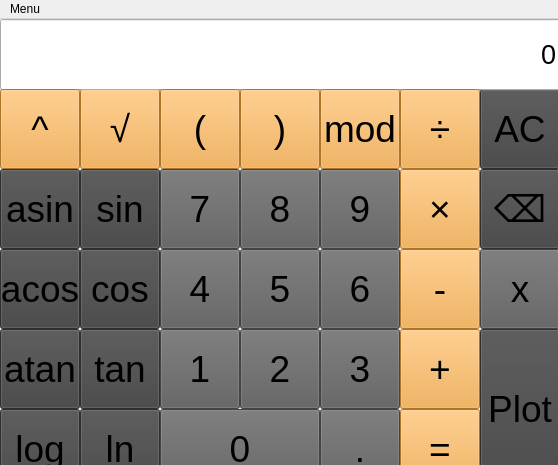
<?xml version="1.0" encoding="UTF-8"?>
<ui version="4.0">
 <class>SCView</class>
 <widget class="QMainWindow" name="SCView">
  <property name="geometry">
   <rect>
    <x>0</x>
    <y>0</y>
    <width>558</width>
    <height>465</height>
   </rect>
  </property>
  <property name="windowTitle">
   <string>SmartCalc_v2.0</string>
  </property>
  <widget class="QWidget" name="centralwidget">
   <widget class="QStackedWidget" name="stackedWidget">
    <property name="geometry">
     <rect>
      <x>-10</x>
      <y>0</y>
      <width>571</width>
      <height>471</height>
     </rect>
    </property>
    <property name="currentIndex">
     <number>0</number>
    </property>
    <widget class="QWidget" name="SmarcCalc">
     <widget class="QPushButton" name="Button_AC">
      <property name="geometry">
       <rect>
        <x>490</x>
        <y>70</y>
        <width>80</width>
        <height>80</height>
       </rect>
      </property>
      <property name="font">
       <font>
        <pointsize>28</pointsize>
       </font>
      </property>
      <property name="styleSheet">
       <string notr="true">background-color: rgb(66, 66, 66)</string>
      </property>
      <property name="text">
       <string>AC</string>
      </property>
      <property name="shortcut">
       <string>Shift+Backspace</string>
      </property>
     </widget>
     <widget class="QPushButton" name="Button_num_7">
      <property name="geometry">
       <rect>
        <x>170</x>
        <y>150</y>
        <width>80</width>
        <height>80</height>
       </rect>
      </property>
      <property name="font">
       <font>
        <pointsize>28</pointsize>
       </font>
      </property>
      <property name="styleSheet">
       <string notr="true">background-color: rgb(94, 94, 95)</string>
      </property>
      <property name="text">
       <string>7</string>
      </property>
      <property name="shortcut">
       <string>7</string>
      </property>
     </widget>
     <widget class="QPushButton" name="Button_x">
      <property name="geometry">
       <rect>
        <x>490</x>
        <y>230</y>
        <width>80</width>
        <height>80</height>
       </rect>
      </property>
      <property name="font">
       <font>
        <pointsize>28</pointsize>
       </font>
      </property>
      <property name="styleSheet">
       <string notr="true">background-color: rgb(94, 94, 95)</string>
      </property>
      <property name="text">
       <string>x</string>
      </property>
      <property name="shortcut">
       <string>X</string>
      </property>
     </widget>
     <widget class="QPushButton" name="Button_ln">
      <property name="geometry">
       <rect>
        <x>90</x>
        <y>390</y>
        <width>80</width>
        <height>80</height>
       </rect>
      </property>
      <property name="font">
       <font>
        <pointsize>28</pointsize>
       </font>
      </property>
      <property name="styleSheet">
       <string notr="true">background-color: rgb(66, 66, 66)</string>
      </property>
      <property name="text">
       <string>ln</string>
      </property>
      <property name="shortcut">
       <string>L</string>
      </property>
     </widget>
     <widget class="QPushButton" name="Button_tan">
      <property name="geometry">
       <rect>
        <x>90</x>
        <y>310</y>
        <width>80</width>
        <height>80</height>
       </rect>
      </property>
      <property name="font">
       <font>
        <pointsize>28</pointsize>
       </font>
      </property>
      <property name="styleSheet">
       <string notr="true">background-color: rgb(66, 66, 66)</string>
      </property>
      <property name="text">
       <string>tan</string>
      </property>
      <property name="shortcut">
       <string>T</string>
      </property>
     </widget>
     <widget class="QPushButton" name="Button_sin">
      <property name="geometry">
       <rect>
        <x>90</x>
        <y>150</y>
        <width>80</width>
        <height>80</height>
       </rect>
      </property>
      <property name="font">
       <font>
        <pointsize>28</pointsize>
       </font>
      </property>
      <property name="styleSheet">
       <string notr="true">background-color: rgb(66, 66, 66)</string>
      </property>
      <property name="text">
       <string>sin</string>
      </property>
      <property name="shortcut">
       <string>S</string>
      </property>
     </widget>
     <widget class="QPushButton" name="Button_num_1">
      <property name="geometry">
       <rect>
        <x>170</x>
        <y>310</y>
        <width>80</width>
        <height>80</height>
       </rect>
      </property>
      <property name="font">
       <font>
        <pointsize>28</pointsize>
       </font>
      </property>
      <property name="styleSheet">
       <string notr="true">background-color: rgb(94, 94, 95)</string>
      </property>
      <property name="text">
       <string>1</string>
      </property>
      <property name="shortcut">
       <string>1</string>
      </property>
     </widget>
     <widget class="QPushButton" name="Button_num_8">
      <property name="geometry">
       <rect>
        <x>250</x>
        <y>150</y>
        <width>80</width>
        <height>80</height>
       </rect>
      </property>
      <property name="font">
       <font>
        <pointsize>28</pointsize>
       </font>
      </property>
      <property name="styleSheet">
       <string notr="true">background-color: rgb(94, 94, 95)</string>
      </property>
      <property name="text">
       <string>8</string>
      </property>
      <property name="shortcut">
       <string>8</string>
      </property>
     </widget>
     <widget class="QPushButton" name="Button_num_0">
      <property name="geometry">
       <rect>
        <x>170</x>
        <y>390</y>
        <width>160</width>
        <height>80</height>
       </rect>
      </property>
      <property name="font">
       <font>
        <pointsize>28</pointsize>
       </font>
      </property>
      <property name="styleSheet">
       <string notr="true">background-color: rgb(94, 94, 95)</string>
      </property>
      <property name="text">
       <string>0</string>
      </property>
      <property name="shortcut">
       <string>0</string>
      </property>
     </widget>
     <widget class="QPushButton" name="Button_asin">
      <property name="geometry">
       <rect>
        <x>10</x>
        <y>150</y>
        <width>80</width>
        <height>80</height>
       </rect>
      </property>
      <property name="font">
       <font>
        <pointsize>28</pointsize>
       </font>
      </property>
      <property name="styleSheet">
       <string notr="true">background-color: rgb(66, 66, 66)</string>
      </property>
      <property name="text">
       <string>asin</string>
      </property>
      <property name="shortcut">
       <string>Shift+S</string>
      </property>
     </widget>
     <widget class="QPushButton" name="Button_log">
      <property name="geometry">
       <rect>
        <x>10</x>
        <y>390</y>
        <width>80</width>
        <height>80</height>
       </rect>
      </property>
      <property name="font">
       <font>
        <pointsize>28</pointsize>
       </font>
      </property>
      <property name="styleSheet">
       <string notr="true">background-color: rgb(66, 66, 66)</string>
      </property>
      <property name="text">
       <string>log</string>
      </property>
      <property name="shortcut">
       <string>Shift+L</string>
      </property>
     </widget>
     <widget class="QPushButton" name="Button_sqrt">
      <property name="geometry">
       <rect>
        <x>90</x>
        <y>70</y>
        <width>80</width>
        <height>80</height>
       </rect>
      </property>
      <property name="font">
       <font>
        <pointsize>28</pointsize>
       </font>
      </property>
      <property name="styleSheet">
       <string notr="true">background-color: rgb(241, 164, 59)</string>
      </property>
      <property name="text">
       <string>√</string>
      </property>
      <property name="shortcut">
       <string>Shift+Q</string>
      </property>
     </widget>
     <widget class="QPushButton" name="Button_multi">
      <property name="geometry">
       <rect>
        <x>410</x>
        <y>150</y>
        <width>80</width>
        <height>80</height>
       </rect>
      </property>
      <property name="font">
       <font>
        <pointsize>28</pointsize>
       </font>
      </property>
      <property name="styleSheet">
       <string notr="true">background-color: rgb(241, 164, 59)</string>
      </property>
      <property name="text">
       <string>×</string>
      </property>
      <property name="shortcut">
       <string>*</string>
      </property>
     </widget>
     <widget class="QLineEdit" name="Expression">
      <property name="geometry">
       <rect>
        <x>10</x>
        <y>0</y>
        <width>561</width>
        <height>71</height>
       </rect>
      </property>
      <property name="sizePolicy">
       <sizepolicy hsizetype="Expanding" vsizetype="Fixed">
        <horstretch>0</horstretch>
        <verstretch>0</verstretch>
       </sizepolicy>
      </property>
      <property name="font">
       <font>
        <pointsize>20</pointsize>
       </font>
      </property>
      <property name="inputMask">
       <string/>
      </property>
      <property name="text">
       <string>0</string>
      </property>
      <property name="maxLength">
       <number>255</number>
      </property>
      <property name="alignment">
       <set>Qt::AlignRight|Qt::AlignTrailing|Qt::AlignVCenter</set>
      </property>
      <property name="dragEnabled">
       <bool>false</bool>
      </property>
      <property name="readOnly">
       <bool>true</bool>
      </property>
     </widget>
     <widget class="QPushButton" name="Button_num_3">
      <property name="geometry">
       <rect>
        <x>330</x>
        <y>310</y>
        <width>80</width>
        <height>80</height>
       </rect>
      </property>
      <property name="font">
       <font>
        <pointsize>28</pointsize>
       </font>
      </property>
      <property name="styleSheet">
       <string notr="true">background-color: rgb(94, 94, 95)</string>
      </property>
      <property name="text">
       <string>3</string>
      </property>
      <property name="shortcut">
       <string>3</string>
      </property>
     </widget>
     <widget class="QPushButton" name="Button_result">
      <property name="geometry">
       <rect>
        <x>410</x>
        <y>390</y>
        <width>80</width>
        <height>80</height>
       </rect>
      </property>
      <property name="font">
       <font>
        <pointsize>28</pointsize>
       </font>
      </property>
      <property name="styleSheet">
       <string notr="true">background-color: rgb(241, 164, 59)</string>
      </property>
      <property name="text">
       <string>=</string>
      </property>
      <property name="shortcut">
       <string>Return</string>
      </property>
     </widget>
     <widget class="QPushButton" name="Button_minus">
      <property name="geometry">
       <rect>
        <x>410</x>
        <y>230</y>
        <width>80</width>
        <height>80</height>
       </rect>
      </property>
      <property name="font">
       <font>
        <pointsize>28</pointsize>
       </font>
      </property>
      <property name="styleSheet">
       <string notr="true">background-color: rgb(241, 164, 59)</string>
      </property>
      <property name="text">
       <string>-</string>
      </property>
      <property name="shortcut">
       <string>-</string>
      </property>
     </widget>
     <widget class="QPushButton" name="Button_mod">
      <property name="geometry">
       <rect>
        <x>330</x>
        <y>70</y>
        <width>80</width>
        <height>80</height>
       </rect>
      </property>
      <property name="font">
       <font>
        <pointsize>28</pointsize>
       </font>
      </property>
      <property name="styleSheet">
       <string notr="true">background-color: rgb(241, 164, 59)</string>
      </property>
      <property name="text">
       <string>mod</string>
      </property>
      <property name="shortcut">
       <string>M</string>
      </property>
     </widget>
     <widget class="QPushButton" name="Button_divide">
      <property name="geometry">
       <rect>
        <x>410</x>
        <y>70</y>
        <width>80</width>
        <height>80</height>
       </rect>
      </property>
      <property name="font">
       <font>
        <pointsize>28</pointsize>
       </font>
      </property>
      <property name="styleSheet">
       <string notr="true">background-color: rgb(241, 164, 59)</string>
      </property>
      <property name="text">
       <string>÷</string>
      </property>
      <property name="shortcut">
       <string>/</string>
      </property>
     </widget>
     <widget class="QPushButton" name="Button_num_2">
      <property name="geometry">
       <rect>
        <x>250</x>
        <y>310</y>
        <width>80</width>
        <height>80</height>
       </rect>
      </property>
      <property name="font">
       <font>
        <pointsize>28</pointsize>
       </font>
      </property>
      <property name="styleSheet">
       <string notr="true">background-color: rgb(94, 94, 95)</string>
      </property>
      <property name="text">
       <string>2</string>
      </property>
      <property name="shortcut">
       <string>2</string>
      </property>
     </widget>
     <widget class="QPushButton" name="Button_plot">
      <property name="geometry">
       <rect>
        <x>490</x>
        <y>310</y>
        <width>80</width>
        <height>160</height>
       </rect>
      </property>
      <property name="font">
       <font>
        <pointsize>28</pointsize>
       </font>
      </property>
      <property name="styleSheet">
       <string notr="true">background-color: rgb(66, 66, 66)</string>
      </property>
      <property name="text">
       <string>Plot</string>
      </property>
      <property name="shortcut">
       <string>Space</string>
      </property>
     </widget>
     <widget class="QPushButton" name="Button_num_5">
      <property name="geometry">
       <rect>
        <x>250</x>
        <y>230</y>
        <width>80</width>
        <height>80</height>
       </rect>
      </property>
      <property name="font">
       <font>
        <pointsize>28</pointsize>
       </font>
      </property>
      <property name="styleSheet">
       <string notr="true">background-color: rgb(94, 94, 95)</string>
      </property>
      <property name="text">
       <string>5</string>
      </property>
      <property name="shortcut">
       <string>5</string>
      </property>
     </widget>
     <widget class="QPushButton" name="Button_backspace">
      <property name="geometry">
       <rect>
        <x>490</x>
        <y>150</y>
        <width>80</width>
        <height>80</height>
       </rect>
      </property>
      <property name="font">
       <font>
        <pointsize>28</pointsize>
       </font>
      </property>
      <property name="styleSheet">
       <string notr="true">background-color: rgb(66, 66, 66)</string>
      </property>
      <property name="text">
       <string>⌫</string>
      </property>
      <property name="shortcut">
       <string>Backspace</string>
      </property>
     </widget>
     <widget class="QPushButton" name="Button_num_9">
      <property name="geometry">
       <rect>
        <x>330</x>
        <y>150</y>
        <width>80</width>
        <height>80</height>
       </rect>
      </property>
      <property name="font">
       <font>
        <pointsize>28</pointsize>
       </font>
      </property>
      <property name="styleSheet">
       <string notr="true">background-color: rgb(94, 94, 95)</string>
      </property>
      <property name="text">
       <string>9</string>
      </property>
      <property name="shortcut">
       <string>9</string>
      </property>
     </widget>
     <widget class="QPushButton" name="Button_exp">
      <property name="geometry">
       <rect>
        <x>10</x>
        <y>70</y>
        <width>80</width>
        <height>80</height>
       </rect>
      </property>
      <property name="font">
       <font>
        <pointsize>28</pointsize>
       </font>
      </property>
      <property name="styleSheet">
       <string notr="true">background-color: rgb(241, 164, 59)</string>
      </property>
      <property name="text">
       <string>^</string>
      </property>
      <property name="shortcut">
       <string>^</string>
      </property>
     </widget>
     <widget class="QPushButton" name="Button_num_4">
      <property name="geometry">
       <rect>
        <x>170</x>
        <y>230</y>
        <width>80</width>
        <height>80</height>
       </rect>
      </property>
      <property name="font">
       <font>
        <pointsize>28</pointsize>
       </font>
      </property>
      <property name="styleSheet">
       <string notr="true">background-color: rgb(94, 94, 95)</string>
      </property>
      <property name="text">
       <string>4</string>
      </property>
      <property name="shortcut">
       <string>4</string>
      </property>
     </widget>
     <widget class="QPushButton" name="Button_atan">
      <property name="geometry">
       <rect>
        <x>10</x>
        <y>310</y>
        <width>80</width>
        <height>80</height>
       </rect>
      </property>
      <property name="font">
       <font>
        <pointsize>28</pointsize>
       </font>
      </property>
      <property name="styleSheet">
       <string notr="true">background-color: rgb(66, 66, 66)</string>
      </property>
      <property name="text">
       <string>atan</string>
      </property>
      <property name="shortcut">
       <string>Shift+T</string>
      </property>
     </widget>
     <widget class="QPushButton" name="Button_dot">
      <property name="geometry">
       <rect>
        <x>330</x>
        <y>390</y>
        <width>80</width>
        <height>80</height>
       </rect>
      </property>
      <property name="font">
       <font>
        <pointsize>28</pointsize>
       </font>
      </property>
      <property name="styleSheet">
       <string notr="true">background-color: rgb(94, 94, 95)</string>
      </property>
      <property name="text">
       <string>.</string>
      </property>
      <property name="shortcut">
       <string>.</string>
      </property>
     </widget>
     <widget class="QPushButton" name="Button_num_6">
      <property name="geometry">
       <rect>
        <x>330</x>
        <y>230</y>
        <width>80</width>
        <height>80</height>
       </rect>
      </property>
      <property name="font">
       <font>
        <pointsize>28</pointsize>
       </font>
      </property>
      <property name="styleSheet">
       <string notr="true">background-color: rgb(94, 94, 95)</string>
      </property>
      <property name="text">
       <string>6</string>
      </property>
      <property name="shortcut">
       <string>6</string>
      </property>
     </widget>
     <widget class="QPushButton" name="Button_cos">
      <property name="geometry">
       <rect>
        <x>90</x>
        <y>230</y>
        <width>80</width>
        <height>80</height>
       </rect>
      </property>
      <property name="font">
       <font>
        <pointsize>28</pointsize>
       </font>
      </property>
      <property name="styleSheet">
       <string notr="true">background-color: rgb(66, 66, 66)</string>
      </property>
      <property name="text">
       <string>cos</string>
      </property>
      <property name="shortcut">
       <string>C</string>
      </property>
     </widget>
     <widget class="QPushButton" name="Button_bracket_close">
      <property name="geometry">
       <rect>
        <x>250</x>
        <y>70</y>
        <width>80</width>
        <height>80</height>
       </rect>
      </property>
      <property name="font">
       <font>
        <pointsize>28</pointsize>
       </font>
      </property>
      <property name="styleSheet">
       <string notr="true">background-color: rgb(241, 164, 59)</string>
      </property>
      <property name="text">
       <string>)</string>
      </property>
      <property name="shortcut">
       <string>)</string>
      </property>
     </widget>
     <widget class="QPushButton" name="Button_bracket_open">
      <property name="geometry">
       <rect>
        <x>170</x>
        <y>70</y>
        <width>80</width>
        <height>80</height>
       </rect>
      </property>
      <property name="font">
       <font>
        <pointsize>28</pointsize>
       </font>
      </property>
      <property name="styleSheet">
       <string notr="true">background-color: rgb(241, 164, 59)</string>
      </property>
      <property name="text">
       <string>(</string>
      </property>
      <property name="shortcut">
       <string>(</string>
      </property>
     </widget>
     <widget class="QPushButton" name="Button_acos">
      <property name="geometry">
       <rect>
        <x>10</x>
        <y>230</y>
        <width>80</width>
        <height>80</height>
       </rect>
      </property>
      <property name="font">
       <font>
        <pointsize>28</pointsize>
       </font>
      </property>
      <property name="styleSheet">
       <string notr="true">background-color: rgb(66, 66, 66)</string>
      </property>
      <property name="text">
       <string>acos</string>
      </property>
      <property name="shortcut">
       <string>Shift+C</string>
      </property>
     </widget>
     <widget class="QPushButton" name="Button_plus">
      <property name="geometry">
       <rect>
        <x>410</x>
        <y>310</y>
        <width>80</width>
        <height>80</height>
       </rect>
      </property>
      <property name="font">
       <font>
        <pointsize>28</pointsize>
       </font>
      </property>
      <property name="styleSheet">
       <string notr="true">background-color: rgb(241, 164, 59)</string>
      </property>
      <property name="text">
       <string>+</string>
      </property>
      <property name="shortcut">
       <string>+</string>
      </property>
     </widget>
    </widget>
    <widget class="QWidget" name="CreditCalc">
     <widget class="QWidget" name="gridLayoutWidget">
      <property name="geometry">
       <rect>
        <x>70</x>
        <y>10</y>
        <width>461</width>
        <height>167</height>
       </rect>
      </property>
      <layout class="QGridLayout" name="gridLayout">
       <item row="3" column="1">
        <widget class="QComboBox" name="type">
         <item>
          <property name="text">
           <string>Аннуитентный</string>
          </property>
         </item>
         <item>
          <property name="text">
           <string>Дифференцированный</string>
          </property>
         </item>
        </widget>
       </item>
       <item row="1" column="0">
        <widget class="QLabel" name="label_2">
         <property name="text">
          <string>Срок кредита</string>
         </property>
        </widget>
       </item>
       <item row="3" column="0">
        <widget class="QLabel" name="label_4">
         <property name="text">
          <string>Тип кредита</string>
         </property>
        </widget>
       </item>
       <item row="1" column="1">
        <widget class="QLineEdit" name="time"/>
       </item>
       <item row="1" column="2">
        <widget class="QComboBox" name="time_multiplier">
         <item>
          <property name="text">
           <string>месяцев</string>
          </property>
         </item>
         <item>
          <property name="text">
           <string>лет</string>
          </property>
         </item>
        </widget>
       </item>
       <item row="2" column="1">
        <widget class="QLineEdit" name="percent"/>
       </item>
       <item row="2" column="0">
        <widget class="QLabel" name="label_3">
         <property name="text">
          <string>Процентная ставка</string>
         </property>
        </widget>
       </item>
       <item row="0" column="1">
        <widget class="QLineEdit" name="total_credit"/>
       </item>
       <item row="0" column="0">
        <widget class="QLabel" name="label">
         <property name="text">
          <string>Сумма кредита</string>
         </property>
        </widget>
       </item>
       <item row="4" column="2">
        <widget class="QPushButton" name="button_calc">
         <property name="text">
          <string>Рассчитать</string>
         </property>
        </widget>
       </item>
      </layout>
     </widget>
     <widget class="QTableWidget" name="tableWidget">
      <property name="geometry">
       <rect>
        <x>20</x>
        <y>260</y>
        <width>531</width>
        <height>161</height>
       </rect>
      </property>
      <property name="sizePolicy">
       <sizepolicy hsizetype="Expanding" vsizetype="Expanding">
        <horstretch>0</horstretch>
        <verstretch>0</verstretch>
       </sizepolicy>
      </property>
      <property name="horizontalScrollBarPolicy">
       <enum>Qt::ScrollBarAlwaysOff</enum>
      </property>
      <attribute name="horizontalHeaderCascadingSectionResizes">
       <bool>false</bool>
      </attribute>
      <attribute name="horizontalHeaderDefaultSectionSize">
       <number>133</number>
      </attribute>
      <attribute name="horizontalHeaderShowSortIndicator" stdset="0">
       <bool>false</bool>
      </attribute>
      <attribute name="horizontalHeaderStretchLastSection">
       <bool>false</bool>
      </attribute>
      <column>
       <property name="text">
        <string>Сумма платежа</string>
       </property>
       <property name="icon">
        <iconset theme="accessories-calculator"/>
       </property>
      </column>
      <column>
       <property name="text">
        <string>Основной платёж</string>
       </property>
      </column>
      <column>
       <property name="text">
        <string>Процентная часть</string>
       </property>
      </column>
      <column>
       <property name="text">
        <string>Остаток долга</string>
       </property>
      </column>
     </widget>
     <widget class="QWidget" name="gridLayoutWidget_2">
      <property name="geometry">
       <rect>
        <x>20</x>
        <y>190</y>
        <width>531</width>
        <height>61</height>
       </rect>
      </property>
      <layout class="QGridLayout" name="gridLayout_2">
       <item row="0" column="1">
        <widget class="QLabel" name="label_6">
         <property name="text">
          <string>Переплата</string>
         </property>
         <property name="alignment">
          <set>Qt::AlignCenter</set>
         </property>
        </widget>
       </item>
       <item row="0" column="0">
        <widget class="QLabel" name="label_5">
         <property name="text">
          <string>Ежемесячный платёж</string>
         </property>
         <property name="alignment">
          <set>Qt::AlignCenter</set>
         </property>
        </widget>
       </item>
       <item row="0" column="2">
        <widget class="QLabel" name="label_7">
         <property name="text">
          <string>Общая выплата</string>
         </property>
         <property name="alignment">
          <set>Qt::AlignCenter</set>
         </property>
        </widget>
       </item>
       <item row="1" column="0">
        <widget class="QLineEdit" name="mounth_pay"/>
       </item>
       <item row="1" column="1">
        <widget class="QLineEdit" name="overpay"/>
       </item>
       <item row="1" column="2">
        <widget class="QLineEdit" name="total_pay"/>
       </item>
      </layout>
     </widget>
    </widget>
   </widget>
  </widget>
  <widget class="QMenuBar" name="menubar">
   <property name="geometry">
    <rect>
     <x>0</x>
     <y>0</y>
     <width>558</width>
     <height>36</height>
    </rect>
   </property>
   <widget class="QMenu" name="menuMenu">
    <property name="title">
     <string>Menu</string>
    </property>
    <addaction name="actionSmartCalc"/>
    <addaction name="actionCreditCalc"/>
   </widget>
   <addaction name="menuMenu"/>
  </widget>
  <action name="actionSmartCalc">
   <property name="text">
    <string>SmartCalc</string>
   </property>
  </action>
  <action name="actionCreditCalc">
   <property name="text">
    <string>CreditCalc</string>
   </property>
  </action>
 </widget>
 <resources/>
 <connections/>
</ui>
